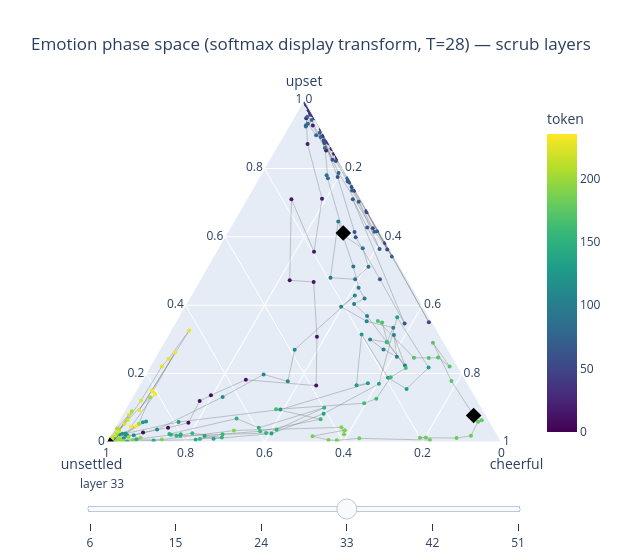

This figure's notebook cell:
### Code cell
bary_by_layer = {k: tp.barycentric(cos_by_layer[k]) for k in LAYERS}
trajectory_ternary_scrubber(
    LAYERS, bary_by_layer, emotions, starts, default_layer=33,
    title="Emotion phase space (softmax display transform, T=28) — scrub layers",
).show()

### Figure 1 — Plotly figure (JSON) as saved in the notebook; plotly's stock layout.template omitted (floating-point values rounded to 4 significant figures; data arrays with more than 128 entries replaced by an {"elided": "..."} marker saying what was removed)
{"data": [{"a": {"elided": "236 float values"}, "b": {"elided": "236 float values"}, "c": {"elided": "236 float values"}, "hoverinfo": "text", "line": {"color": "rgba(120,120,120,0.4)", "width": 1}, "marker": {"color": {"elided": "236 int values"}, "colorbar": {"title": {"text": "token"}}, "colorscale": [[0.0, "#440154"], [0.1111, "#482878"], [0.2222, "#3e4989"], [0.3333, "#31688e"], [0.4444, "#26828e"], [0.5556, "#1f9e89"], [0.6667, "#35b779"], [0.7778, "#6ece58"], [0.8889, "#b5de2b"], [1.0, "#fde725"]], "showscale": true, "size": 4}, "mode": "lines+markers", "showlegend": false, "text": {"elided": "236 str values"}, "type": "scatterternary"}, {"a": [6.092e-05, 0.6111, 0.0777], "b": [0.9996, 0.09496, 0.03162], "c": [0.0003453, 0.2939, 0.8907], "hoverinfo": "text", "marker": {"color": "black", "size": 12, "symbol": "diamond"}, "mode": "markers", "showlegend": false, "text": ["phase start t=0", "phase start t=87", "phase start t=175"], "type": "scatterternary"}], "layout": {"height": 560, "sliders": [{"active": 3, "currentvalue": {"prefix": "layer "}, "pad": {"t": 30}, "steps": [{"args": [{"a": {"elided": "2 rows, 239 float values in total"}, "b": {"elided": "2 rows, 239 float values in total"}, "c": {"elided": "2 rows, 239 float values in total"}}], "label": "6", "method": "restyle"}, {"args": [{"a": {"elided": "2 rows, 239 float values in total"}, "b": {"elided": "2 rows, 239 float values in total"}, "c": {"elided": "2 rows, 239 float values in total"}}], "label": "15", "method": "restyle"}, {"args": [{"a": {"elided": "2 rows, 239 float values in total"}, "b": {"elided": "2 rows, 239 float values in total"}, "c": {"elided": "2 rows, 239 float values in total"}}], "label": "24", "method": "restyle"}, {"args": [{"a": {"elided": "2 rows, 239 float values in total"}, "b": {"elided": "2 rows, 239 float values in total"}, "c": {"elided": "2 rows, 239 float values in total"}}], "label": "33", "method": "restyle"}, {"args": [{"a": {"elided": "2 rows, 239 float values in total"}, "b": {"elided": "2 rows, 239 float values in total"}, "c": {"elided": "2 rows, 239 float values in total"}}], "label": "42", "method": "restyle"}, {"args": [{"a": {"elided": "2 rows, 239 float values in total"}, "b": {"elided": "2 rows, 239 float values in total"}, "c": {"elided": "2 rows, 239 float values in total"}}], "label": "51", "method": "restyle"}]}], "ternary": {"aaxis": {"title": {"text": "upset"}}, "baxis": {"title": {"text": "unsettled"}}, "caxis": {"title": {"text": "cheerful"}}}, "title": {"text": "Emotion phase space (softmax display transform, T=28) — scrub layers"}, "width": 620}}
